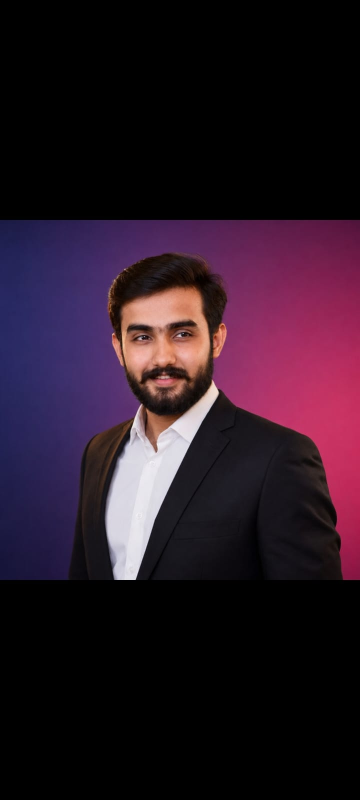
#> input picture images/original.jpg, 720 x 1600 px, given in place of original.jpeg, which was not available (shown at 1/2 size)
$ python task2.py
#> lines starting #> are read from the running program, lines starting #| are printed output that depends on the picture
import cv2
import os
import numpy as np

def create_pixel_views(image_path: str, output_dir: str) -> dict:
    """Create the labeled channel, grayscale, and downsampled views."""
#> called with image_path = 'images/original.jpeg', output_dir = 'outputs'
    os.makedirs(output_dir, exist_ok=True)

    img = cv2.imread(image_path)
#> img is the input picture: shape (1600, 720, 3); mean B, G, R 36.3, 23.1, 40.3
    if img is None:
        raise FileNotFoundError(f"Image not found at {image_path}")

    height, width = img.shape[:2]
#> height = 1600; width = 720
    original_size = [width, height]
#> original_size = [720, 1600]

    # 1. Grayscale view
    gray = cv2.cvtColor(img, cv2.COLOR_BGR2GRAY)
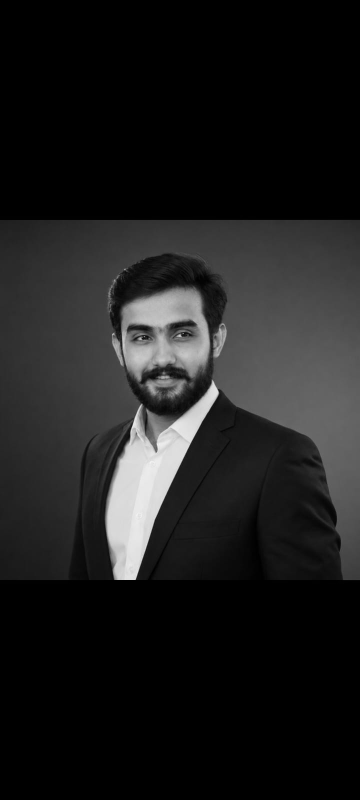
#> gray: shape (1600, 720) (shown at 1/2 size); min 0, max 250, mean 29.8
    gray_bgr = cv2.cvtColor(gray, cv2.COLOR_GRAY2BGR)

    # 2. Downsampled view (pixels dikhane ke liye chota karke wapas bada)
    down_w, down_h = width // 20, height // 20
#> down_w = 36; down_h = 80
    if down_w < 1: down_w = 16
    if down_h < 1: down_h = 16
    downsampled_size = [down_w, down_h]
#> downsampled_size = [36, 80]

    small = cv2.resize(img, (down_w, down_h), interpolation=cv2.INTER_LINEAR)
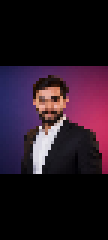
#> small: shape (80, 36, 3) (shown 3 times larger); mean B, G, R 36.3, 23.2, 40.3
    pixelated = cv2.resize(small, (width, height), interpolation=cv2.INTER_NEAREST)

    # 3. Montage banao with labels
    def add_label(image, text):
#> called with text = 'Original'
        out = image.copy()
        cv2.rectangle(out, (0,0), (out.shape[1], 30), (0,0,0), -1)
        cv2.putText(out, text, (10, 20), cv2.FONT_HERSHEY_SIMPLEX, 0.6, (255,255,255), 2)
        return out

    top_row = np.hstack([add_label(img, "Original"), add_label(gray_bgr, "Grayscale")])
#> call 2 of add_label, with text = 'Grayscale'
#> in add_label (call 2), `cv2.putText(out, text, (10, 20), cv2.FONT_HERSHEY_SIMPLEX, 0.6, (255,2..`:
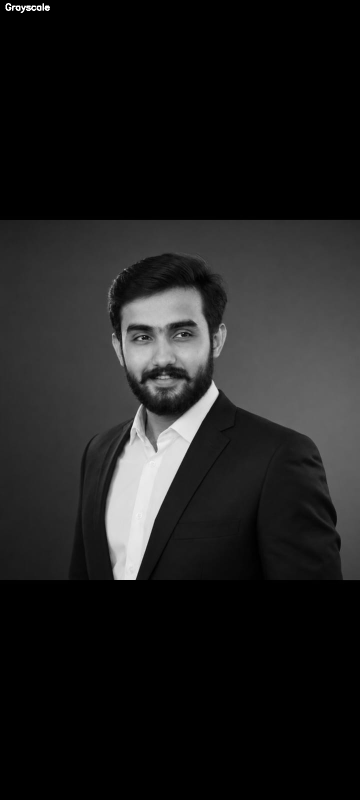
#> out: shape (1600, 720, 3) (shown at 1/2 size); min 0, max 255, mean 29.9
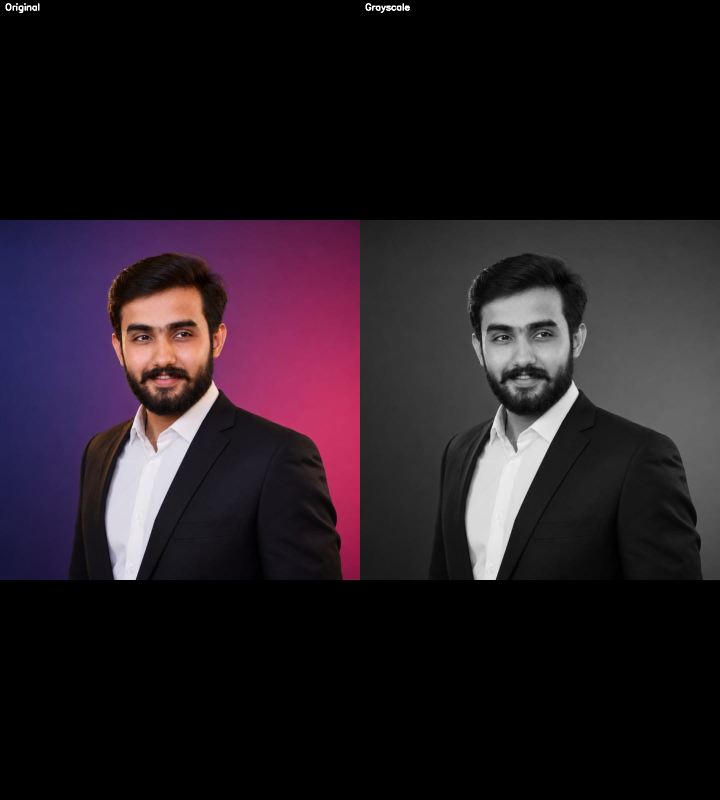
#> top_row: shape (1600, 1440, 3) (shown at 1/2 size); mean B, G, R 33.2, 26.6, 35.2
    bottom_row = np.hstack([add_label(pixelated, f"Downsampled {down_w}x{down_h}"), add_label(img, "Original Copy")])
#> call 4 of add_label, with text = 'Original Copy'
#> in add_label (call 4), `cv2.putText(out, text, (10, 20), cv2.FONT_HERSHEY_SIMPLEX, 0.6, (255,2..`:
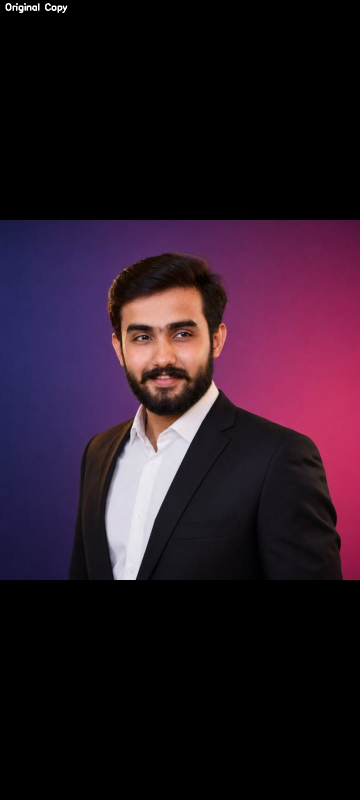
#> out: shape (1600, 720, 3) (shown at 1/2 size); mean B, G, R 36.5, 23.3, 40.5
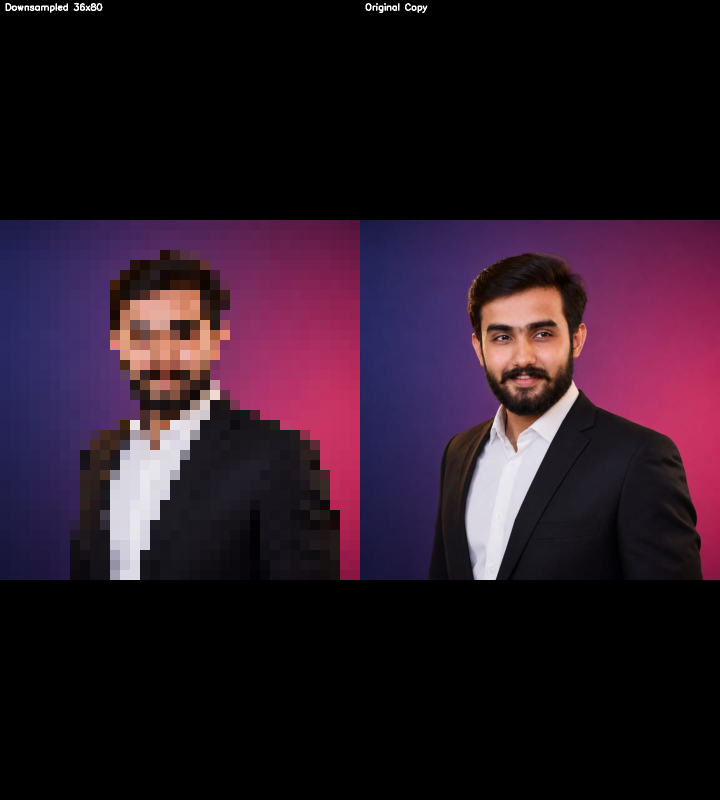
#> bottom_row: shape (1600, 1440, 3) (shown at 1/2 size); mean B, G, R 36.6, 23.4, 40.6

    # Agar size mismatch ho to resize
    if top_row.shape[1]!= bottom_row.shape[1]:
        bottom_row = cv2.resize(bottom_row, (top_row.shape[1], bottom_row.shape[0]))

    montage = np.vstack([top_row, bottom_row])
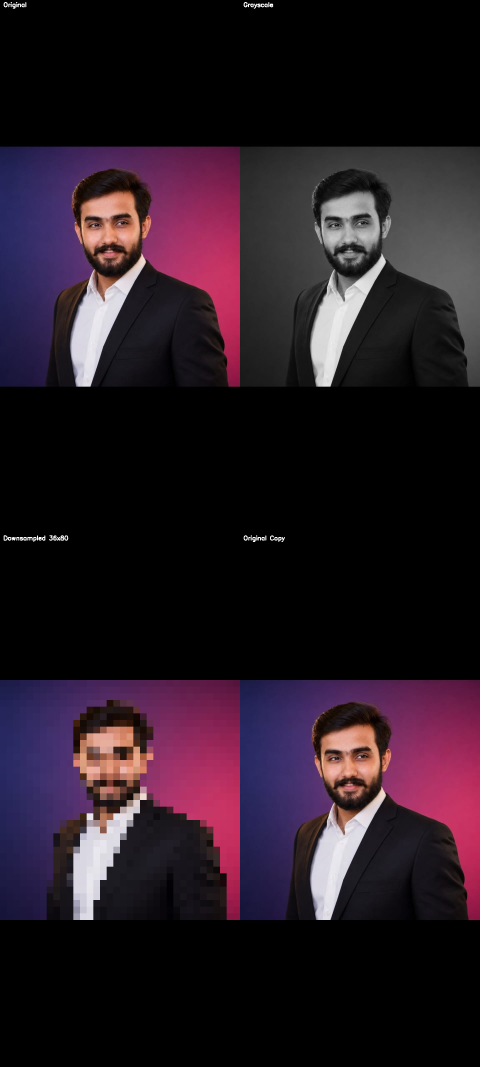
#> montage: shape (3200, 1440, 3) (shown at 1/3 size); mean B, G, R 34.9, 25, 37.9

    output_path = os.path.join(output_dir, "pixel_views.png")
    cv2.imwrite(output_path, montage)

    print(f"Saved to: {output_path}")
    print(f"Original: {original_size}, Downsampled: {downsampled_size}")
#| Original: [720, 1600], Downsampled: [36, 80]

    return {
        "original_size": original_size,
        "downsampled_size": downsampled_size,
        "output_path": output_path
    }

if __name__ == "__main__":
    create_pixel_views("images/original.jpeg", "outputs")

$ run again, with outputs/adjustments.png saved as images/original.jpg
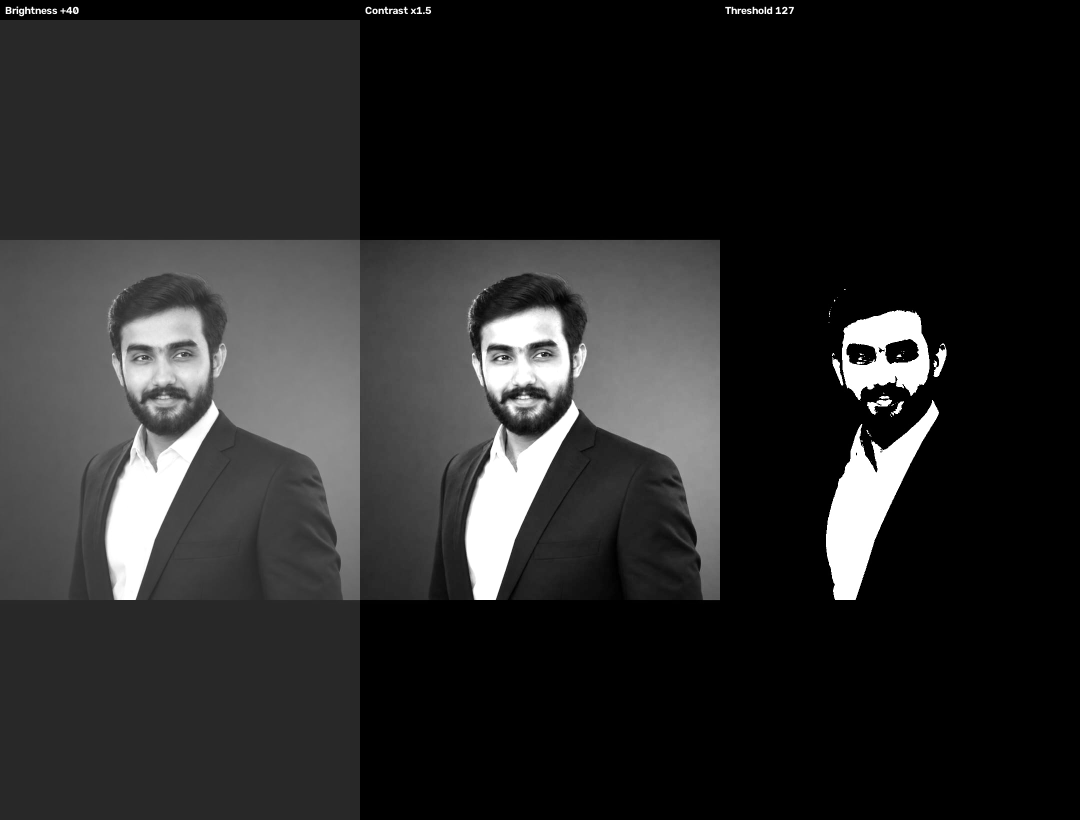
#> input picture outputs/adjustments.png, 2160 x 1640 px, given in place of original.jpeg, which was not available (shown at 1/2 size)
#> in create_pixel_views, img is the input picture: shape (1640, 2160, 3); min 0, max 255, mean 40.6
#> in create_pixel_views, `top_row = np.hstack([add_label(img, "Original"), add_label(gray_bgr, "..`:
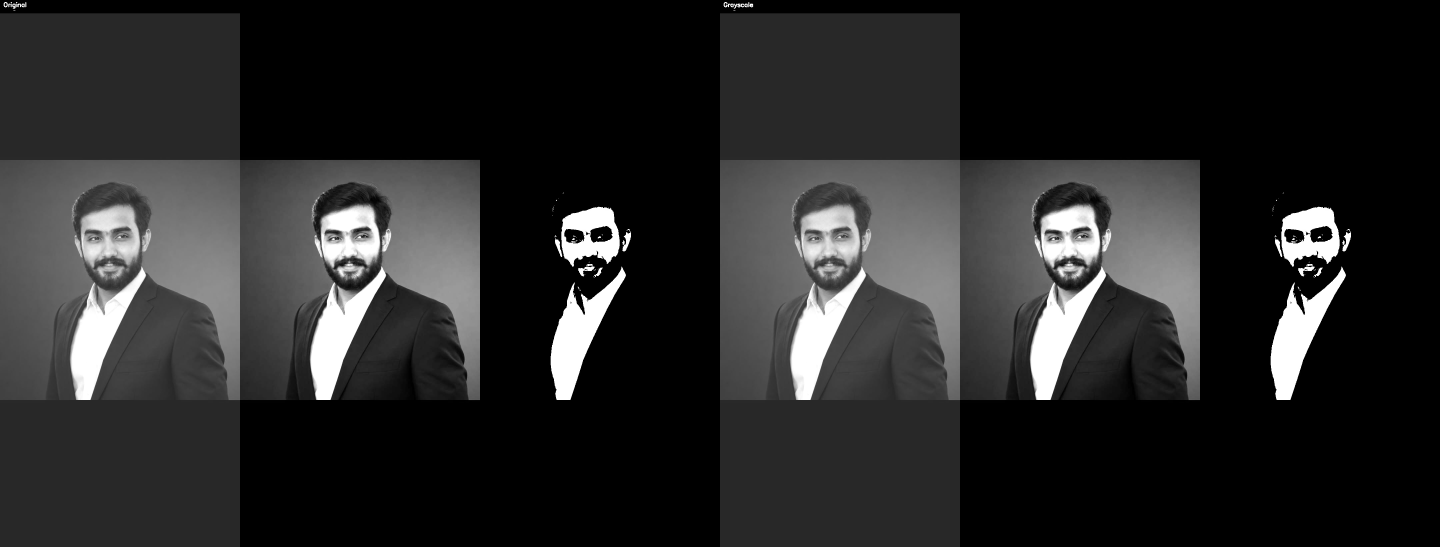
#> top_row: shape (1640, 4320, 3) (shown at 1/3 size); min 0, max 255, mean 40.5
#> in create_pixel_views, `montage = np.vstack([top_row, bottom_row])`:
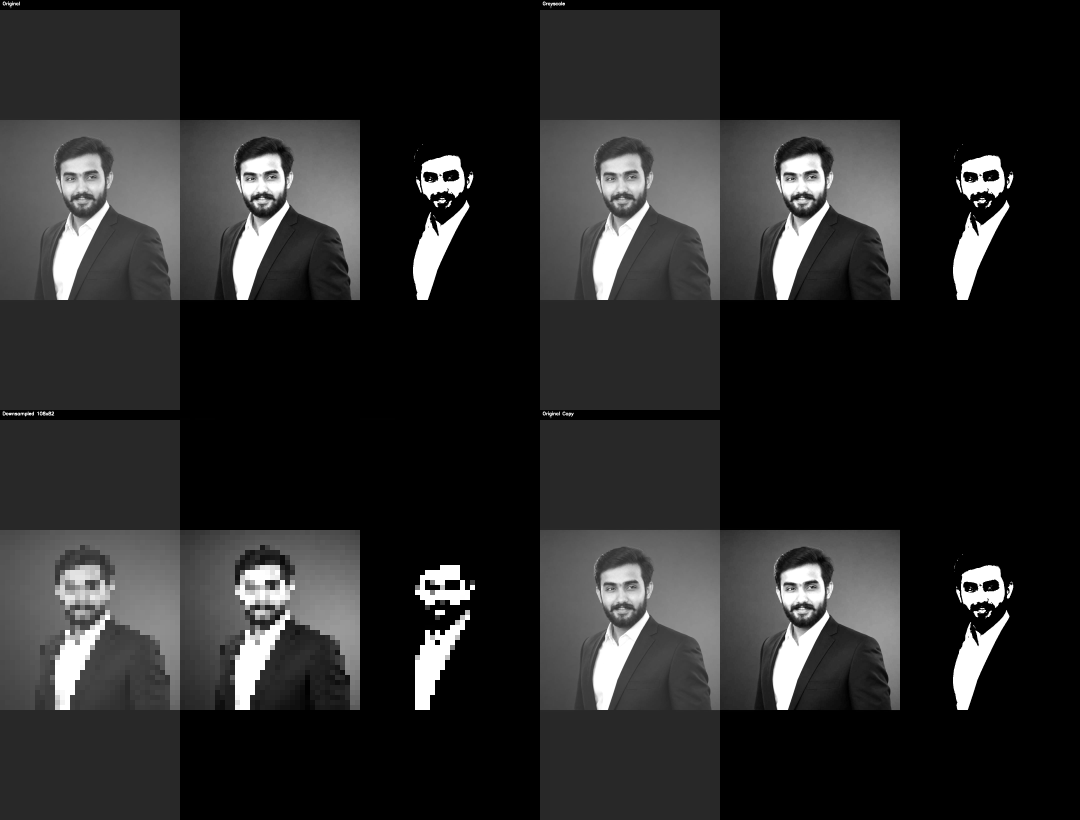
#> montage: shape (3280, 4320, 3) (shown at 1/4 size); min 0, max 255, mean 40.5
#| Original: [2160, 1640], Downsampled: [108, 82]
